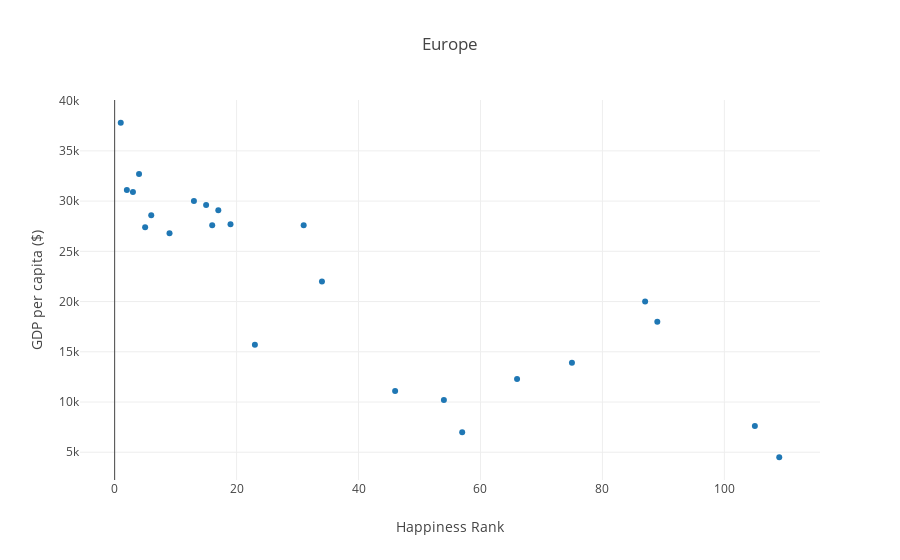

This figure's notebook cell:
### Markdown cell above
## Europe Graphs

### Code cell
plotly.offline.iplot({
    "data": [go.Scatter(x=data_europe['Happiness.Rank'], 
                        y=data_europe['GDP ($ per capita)'], 
                        mode="markers", 
                        hovertext=data_europe.index,
                        )
            ],
    "layout": go.Layout(title="Europe",
                        xaxis=dict(title='Happiness Rank'),
                        yaxis=dict(title='GDP per capita ($)')
                       )
})

### Figure 1 — Plotly figure (JSON) as saved in the notebook; plotly's stock layout.template omitted (floating-point values rounded to 4 significant figures)
{"data": [{"hovertext": ["Albania", "Austria", "Belgium", "Bulgaria", "Czech Republic", "Denmark", "Estonia", "Finland", "France", "Germany", "Greece", "Hungary", "Iceland", "Ireland", "Latvia", "Netherlands", "Norway", "Poland", "Portugal", "Romania", "Spain", "Sweden", "Switzerland", "United Kingdom"], "mode": "markers", "type": "scatter", "uid": "f05ac012-c1a3-11e8-b055-db973ca5775c", "x": [109, 13, 17, 105, 23, 2, 66, 5, 31, 16, 87, 75, 3, 15, 54, 6, 1, 46, 89, 57, 34, 9, 4, 19], "y": [4500, 30000, 29100, 7600, 15700, 31100, 12300, 27400, 27600, 27600, 20000, 13900, 30900, 29600, 10200, 28600, 37800, 11100, 18000, 7000, 22000, 26800, 32700, 27700]}], "layout": {"title": "Europe", "xaxis": {"title": "Happiness Rank"}, "yaxis": {"title": "GDP per capita ($)"}}}
